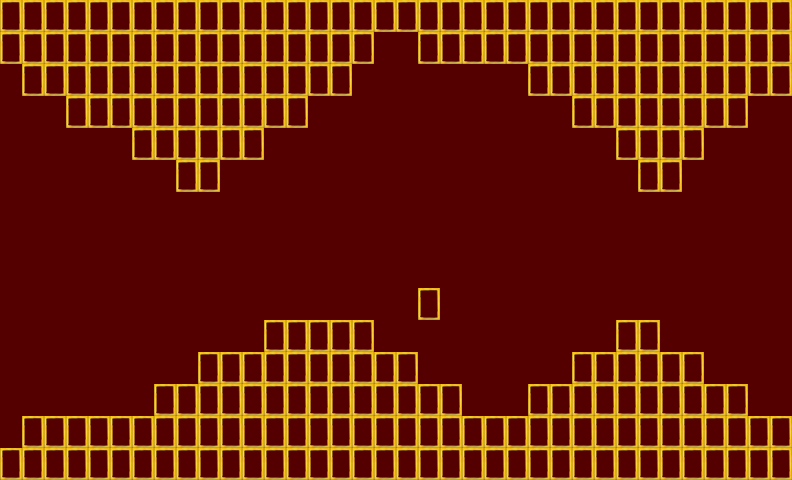

A level layout from a 2D game, rendered from its tile map. Below: a short description, then the map file with tile-grid data replaced by summaries:
An orthogonal 36x15 tile map with 22x32 px tiles, 1 tile layer (Camada de Tiles 1).

<map version="1.0" orientation="orthogonal" width="36" height="15" tilewidth="22" tileheight="32" backgroundcolor="#550000">
 <tileset firstgid="1" name="tijolo" tilewidth="22" tileheight="32">
  <image source="tijolo22x32.png" width="22" height="32" />
 </tileset>
 <layer name="Camada de Tiles 1" width="36" height="15">
  <properties>
   <property name="cor" value="#fffff1" />
  </properties>
  <data>[540 cells, 249 non-empty, 1 distinct tile ids]</data>
 </layer>
</map>
